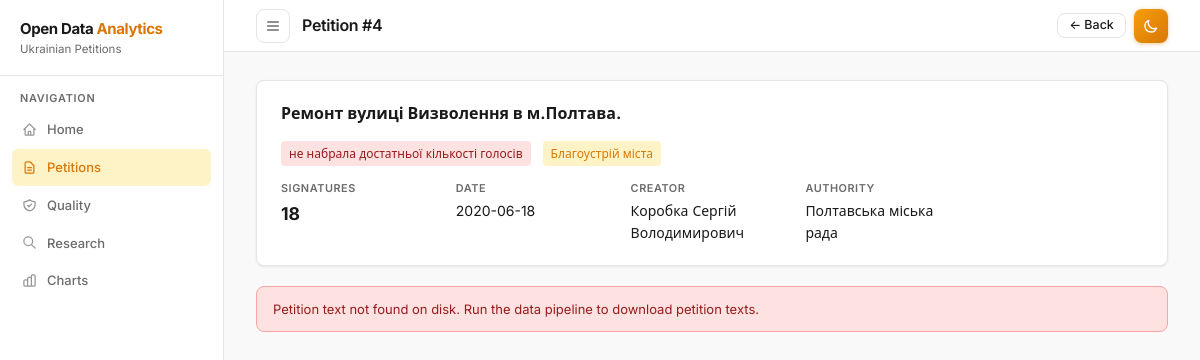
/ui/petition/4, run on the app's committed database.
### tables this page shows
CREATE TABLE "petitions" (
"uid" INTEGER,
  "kind" TEXT,
  "title" TEXT,
  "url" TEXT,
  "text" TEXT,
  "authorityName" TEXT,
  "authorityId" INTEGER,
  "authorityCattutc" TEXT,
  "DateStartPetition" TEXT,
  "count" INTEGER,
  "creator" TEXT,
  "status" TEXT,
  "answerDate" TEXT,
  "answerUrl" TEXT,
  "answerText" TEXT
);

### src/web/app.py (the view)
@app.get("/ui/petition/{uid}", response_class=HTMLResponse)
async def ui_petition_text(request: Request, uid: int):
    try:
        petition = petition_by_uid(uid)
    except Exception:
        raise HTTPException(404, "DB not ready.")
    if not petition:
        raise HTTPException(404, "Petition not found.")
    text_content = ""
    filename = petition.get("text", "") or ""
    if filename:
        text_path = PETITIONS_DIR / filename
        if text_path.exists():
            text_content = text_path.read_text(encoding="utf-8-sig")
    return templates.TemplateResponse(
        name="petition_text.html",
        request=request,
        context={
            "request": request,
            "petition": petition,
            "text_content": text_content,
            "active_page": "petitions",
        },
    )

### src/web/templates/petition_text.html (shortened to what this page needs)
{% extends "base.html" %}
{% block page_title %}Petition #{{ petition.uid }}{% endblock %}
{% block topbar_actions %}
<a href="javascript:history.length > 1 ? history.back() : (location.href='/ui/petitions')"
   class="btn btn-ghost btn-sm">
  ← Back
</a>
{% endblock %}
{% block content %}
<div class="card" style="margin-bottom:1.25rem">
  <h2 style="font-size:1rem;font-weight:700;line-height:1.5;color:var(--text-primary);margin-bottom:1rem">
    {{ petition.title }}
  </h2>
  <div style="display:flex;flex-wrap:wrap;gap:.375rem .75rem;margin-bottom:.875rem">
    {% if petition.status == 'з відповіддю' %}
      <span class="badge badge-ok">{{ petition.status }}</span>
    {% else %}
      <span class="badge badge-no">{{ petition.status }}</span>
    {% endif %}
    <span class="badge" style="background:var(--accent-light);color:var(--accent)">{{ petition.kind }}</span>
  </div>
  <div style="display:grid;grid-template-columns:repeat(auto-fill,minmax(160px,1fr));gap:.5rem .75rem">
    <div>
      <div style="font-size:.68rem;font-weight:600;color:var(--text-secondary);text-transform:uppercase;letter-spacing:.05em;margin-bottom:.15rem">Signatures</div>
      <div style="font-size:1.1rem;font-weight:700;color:var(--text-primary)">{{ petition.count | int | string if petition.count else '—' }}</div>
    </div>
    <div>
      <div style="font-size:.68rem;font-weight:600;color:var(--text-secondary);text-transform:uppercase;letter-spacing:.05em;margin-bottom:.15rem">Date</div>
      <div style="font-size:.875rem;color:var(--text-primary)">{{ petition.DateStartPetition or '—' }}</div>
    </div>
    <div>
      <div style="font-size:.68rem;font-weight:600;color:var(--text-secondary);text-transform:uppercase;letter-spacing:.05em;margin-bottom:.15rem">Creator</div>
      <div style="font-size:.875rem;color:var(--text-primary)">{{ petition.creator or '—' }}</div>
    </div>
    {% if petition.authorityName %}
    <div>
      <div style="font-size:.68rem;font-weight:600;color:var(--text-secondary);text-transform:uppercase;letter-spacing:.05em;margin-bottom:.15rem">Authority</div>
      <div style="font-size:.875rem;color:var(--text-primary)">{{ petition.authorityName }}</div>
    </div>
    {% endif %}
  </div>
</div>
{% if text_content %}
<div class="card" style="margin-bottom:1.25rem">
  <div class="card-title" style="margin-bottom:1rem">Petition Text</div>
  <div style="
    font-size:.9rem;
    line-height:1.8;
    color:var(--text-primary);
    white-space:pre-wrap;
    word-break:break-word;
    max-width:72ch;
    font-family:'Inter',system-ui,sans-serif;
  ">{{ text_content }}</div>
</div>
{% else %}
<div class="alert alert-error" style="margin-bottom:1.25rem">
  Petition text not found on disk. Run the data pipeline to download petition texts.
</div>
{% endif %}
{% endblock %}

### src/web/templates/base.html (style rules this page uses)
:root { --bg: #f9f9f9; --surface: #ffffff; --border: #e5e5e5; --text-primary: #1a1a1a; --text-secondary: #6b6b6b; --accent: #d97706; --accent-hover: #b45309; --accent-light: #fef3c7; --accent-light2: #fffbeb; --radius: 8px; --shadow: 0 1px 3px rgba(0,0,0,0.08); --sidebar-w: 224px; --topbar-h: 52px; --overlay-bg: rgba(0,0,0,0.4); }
*, *::before, *::after { box-sizing: border-box; margin: 0; padding: 0; }
html { height: 100%; }
body { font-family: 'Inter', system-ui, -apple-system, sans-serif; background: var(--bg); color: var(--text-primary); line-height: 1.6; font-size: 14px; height: 100%; transition: background 0.2s, color 0.2s; }
.card { background: var(--surface); border: 1px solid var(--border); border-radius: var(--radius); box-shadow: var(--shadow); padding: 1.25rem 1.5rem; margin-bottom: 1.25rem; transition: background 0.2s, border-color 0.2s; }
.badge { display: inline-flex; align-items: center; padding: 0.18rem 0.5rem; border-radius: 4px; font-size: 0.75rem; font-weight: 500; white-space: nowrap; }
.badge-no { background: #fee2e2; color: #991b1b; }
.btn { display: inline-flex; align-items: center; gap: 0.4rem; padding: 0.475rem 0.9rem; border: none; border-radius: var(--radius); font-family: inherit; font-size: 0.8125rem; font-weight: 500; cursor: pointer; text-decoration: none; transition: opacity 0.12s, transform 0.1s; line-height: 1; white-space: nowrap; }
.btn-ghost { background: transparent; border: 1px solid var(--border); color: var(--text-primary); }
.btn-sm { padding: 0.35rem 0.7rem; font-size: 0.78rem; }
.alert { padding: 0.75rem 1rem; border-radius: var(--radius); font-size: 0.8125rem; margin-bottom: 1rem; }
.alert-error { background: #fee2e2; color: #991b1b; border: 1px solid #fca5a5; }

### data on the page
petitions: uid "4", title "Ремонт вулиці Визволення в м.Полтава.", status "не набрала достатньої кількості голосів", kind "Благоустрій міста", count "18", DateStartPetition "2020-06-18", creator "Коробка Сергій Володимирович", authorityName "Полтавська міська рада"
